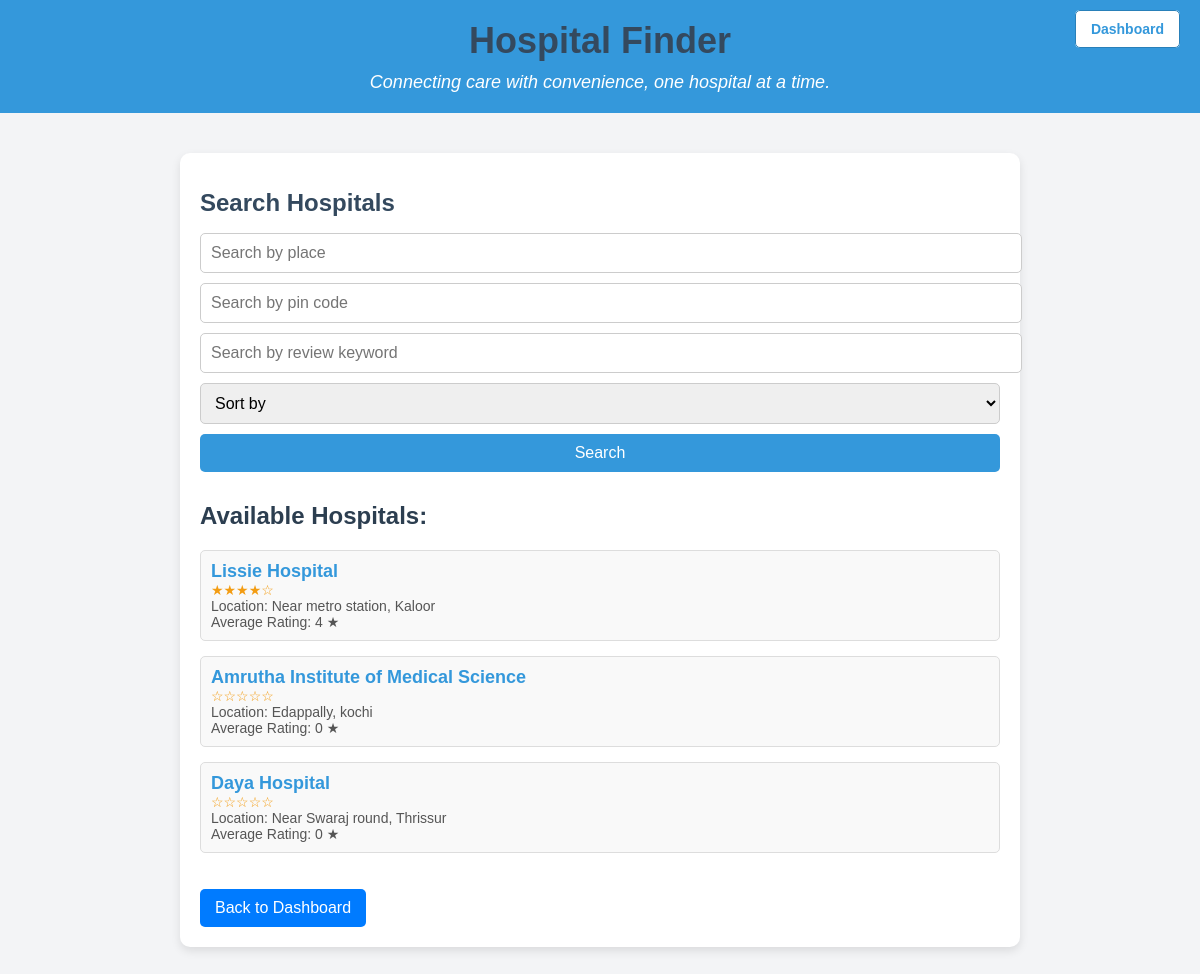
The page /client/hospitals/search (signed in) on the database its author committed.
### app/models.py (models this page shows)
class Hospital(db.Model):
    id = db.Column(db.Integer, primary_key=True)
    name = db.Column(db.String(150), nullable=False)
    address = db.Column(db.String(250), nullable=False)
    gmap_location = db.Column(db.String(500), nullable=False)
    pin_code = db.Column(db.String(10), nullable=False)
    is_approved = db.Column(db.Boolean, default=False)
    image = db.Column(db.LargeBinary, nullable=True)  # Store image as binary data
    description = db.Column(db.Text, nullable=True)  # Brief description of the hospital
    users = db.relationship('User', backref='hospital', lazy=True)

### app/routes/client_routes.py (the view)
@bp.route('/hospitals/search', methods=['GET'])
@login_required
def search_hospitals():
    place = request.args.get('place', default=None, type=str)
    pin_code = request.args.get('pin_code', default=None, type=str)
    sort_by = request.args.get('sort_by', default=None, type=str)  # Get the sorting option
    review_keyword = request.args.get('review_keyword', default=None, type=str)  # New parameter for review search
    query = db.session.query(Hospital).filter(Hospital.is_approved == True)
    if place:
        query = query.filter(Hospital.address.ilike(f'%{place}%'))  # Case-insensitive search
    if pin_code:
        query = query.filter(Hospital.pin_code == pin_code)
    if review_keyword:
        query = query.join(Review).filter(Review.review_text.ilike(f'%{review_keyword}%'))
    if sort_by == 'rating_desc':
        query = query.join(Review).group_by(Hospital.id).having(db.func.avg(Review.rating).isnot(None)).order_by(db.func.avg(Review.rating).desc())
    elif sort_by == 'rating_asc':
        query = query.join(Review).group_by(Hospital.id).having(db.func.avg(Review.rating).isnot(None)).order_by(db.func.avg(Review.rating).asc())
    hospitals = query.all()
    hospitals_with_ratings = []
    for hospital in hospitals:
        reviews = Review.query.filter_by(hospital_id=hospital.id).all()
        if reviews:
            average_rating = sum(review.rating for review in reviews) / len(reviews)
        else:
            average_rating = 0  # No reviews, set to 0
        hospitals_with_ratings.append((hospital, int(round(average_rating, 1))))  # Round to 1 decimal place
    return render_template('client/hospital-search.html', hospitals=hospitals_with_ratings, int=int)

### app/__init__.py (called while the page is built)
@login_manager.user_loader
def load_user(user_id):
    from app.models import User
    return User.query.get(int(user_id))  # Fixing the missing parentheses

### app/templates/client/hospital-search.html (shortened to what this page needs)
<!DOCTYPE html>
<html lang="en">
<head>
</head>
<body>
    <div class="header">
        <h1>Hospital Finder</h1>
        <p>Connecting care with convenience, one hospital at a time.</p>
        <div class="header-buttons">
            <a href="/client/dashboard">Dashboard</a>
        </div>
    </div>
    <div class="container">
        <h1>Search Hospitals</h1>
        <form method="GET" action="{{ url_for('client_routes.search_hospitals') }}">
            <input type="text" name="place" placeholder="Search by place" value="{{ request.args.get('place', '') }}">
            <input type="text" name="pin_code" placeholder="Search by pin code" value="{{ request.args.get('pin_code', '') }}">
            <input type="text" name="review_keyword" placeholder="Search by review keyword" value="{{ request.args.get('review_keyword', '') }}">
            <select name="sort_by">
                <option value="">Sort by</option>
            </select>
            <button type="submit">Search</button>
        </form>
        <h2>Available Hospitals:</h2>
        {% if hospitals %}
        <ul>
            {% for hospital, average_rating in hospitals %}
                <li>
                    <a href="/client/hospitals/{{ hospital.id }}">{{ hospital.name }}</a>
                    <span class="stars">{{ '★' * int(average_rating) }}{{ '☆' * (5 - int(average_rating)) }}</span>
                    <span>Location: {{ hospital.address }}</span>
                    <span>Average Rating: {{ average_rating }} ★</span>
                </li>
            {% endfor %}
        </ul>
        {% else %}
            <p>No hospitals found matching the search criteria.</p>
        {% endif %}
        <a href="/client/dashboard" class="back-button">Back to Dashboard</a>
    </div>
</body>
</html>

### app/templates/client/hospital-search.html (style rules this page uses)
body { font-family: Arial, sans-serif; margin: 0; padding: 0; background-color: #f3f4f6; color: #2c3e50; }
.header { background-color: #3498db; color: white; text-align: center; padding: 20px 0; }
.header h1 { margin: 0; font-size: 36px; }
.header p { margin: 10px 0 0; font-size: 18px; font-style: italic; }
.container { max-width: 800px; margin: 40px auto; background: white; padding: 20px; border-radius: 10px; box-shadow: 0 4px 10px rgba(0, 0, 0, 0.1); }
h1 { color: #34495e; font-size: 24px; }
.back-button { display: inline-block; margin-top: 20px; padding: 10px 15px; background-color: #007bff; color: #fff; text-decoration: none; border-radius: 5px; }
p { font-size: 16px; margin-bottom: 20px; }
input, button, select { padding: 10px; margin-bottom: 10px; font-size: 16px; border: 1px solid #ccc; border-radius: 5px; width: 100%; }
button { background-color: #3498db; color: white; border: none; cursor: pointer; }
ul { list-style-type: none; padding: 0; }
ul li { margin-bottom: 15px; padding: 10px; border: 1px solid #ddd; border-radius: 5px; background-color: #f9f9f9; }
.header-buttons { position: absolute; top: 20px; right: 20px; }
.header-buttons a { text-decoration: none; padding: 10px 15px; margin-left: 10px; color: #3498db; background-color: white; border-radius: 5px; font-size: 14px; font-weight: bold; border: 1px solid #2980b9; }
ul li a { text-decoration: none; color: #3498db; font-weight: bold; font-size: 18px; }
ul li span { font-size: 14px; color: #555; display: block; }
.stars { color: #f39c12; }

### rows shown on the page
Hospital: name "Lissie Hospital", value "★★★★", value "☆", address "Near metro station, Kaloor", average_rating "4"
Hospital: name "Amrutha Institute of Medical Science", value "☆☆☆☆☆", address "Edappally, kochi", average_rating "0"
Hospital: name "Daya Hospital", value "☆☆☆☆☆", address "Near Swaraj round, Thrissur", average_rating "0"
